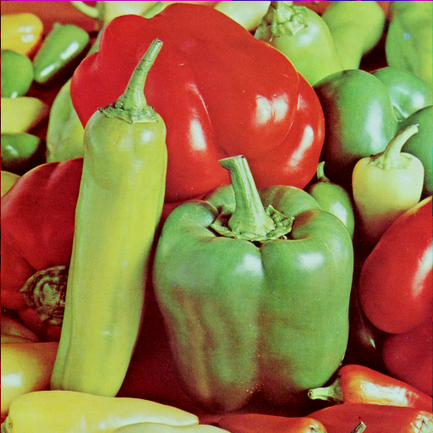
#> input picture images/peppers.png, 433 x 433 px, shrunk from 512 x 512 before the run
$ jupyter execute --allow-errors lab2.ipynb   (shell and % lines are left out)
#> lines starting #> are read from the running program, lines starting #| are printed output that depends on the picture; after the words box and inside, x2 and y2 are one past the last pixel; in counts of white or black regions, pixels touching at a corner belong together
### utils.py
def remove_noise(img):
    """
    Remove noise from the image

    Args:
    img: image to remove noise from (numpy array, RGB/BGR)

    Returns:
    img_: image with noise removed (numpy array, grayscale)
    """
    img_ = cv.cvtColor(img, cv.COLOR_BGR2GRAY)
    kernel = np.ones((5, 5), np.uint8)
    return cv.morphologyEx(img_, cv.MORPH_OPEN, kernel)

# [13 lines left out: function bounding_rect, not called in this run]

### lab2.ipynb
<a href="https://colab.research.google.com/github/kiko4902/24-25-lab-2/blob/main/lab2.ipynb" target="_parent"></a>

# Lab 2 - Color Spaces and Histograms

**This command must be run before starting to do each lab.**

[cell 1]
import numpy as np
import cv2 as cv
import matplotlib.pyplot as plt

## Color Spaces

In this lab, you'll get familiar with image color spaces. On the web and in general usage, most images are encoded as **RGB**: **R**ed, **G**reen, and **B**lue. OpenCV generally uses **BGR**: Blue, Green, Red.

This is just one of the many ways we can represent an image. In an RGB image, we get a pixel by mixing the three colors. We can get the same pixel by using different numbers and formulae to combine them. For instance, the **CMYK** color space encodes each pixel in 4 primary colors: **C**yan, **M**agenta, **Y**ellow and **K**ey (Black). Since printers use these primary colors, CMYK is often used when preparing images for print.

Not all color spaces consist only of primary colors. For instance, **HSV** (**H**ue, **S**aturation, **V**alue) stores the color in Hue, the color's intensity in Saturation, and the general brightness of that pixel in Value. The Hue portion is a number in [0, 179] (in OpenCV, usually it's an arc around a circle, so [0, 360)) where 0 is red, and the hue slowly shifts to green and then blue as you get to higher numbers.

*(source: https://en.wikipedia.org/wiki/HSL_and_HSV#/media/File:HSV_color_solid_cylinder_saturation_gray.png)*

You can think of the whole HSV color space as a cylinder. The height on the cylinder corresponds to how dark the pixel is, the distance from the center tells you how non-gray it is, and the angle tells you which color the pixel is.

There are many color spaces each with its uses. One other color space we'll mention in **YCbCr**. Y is the **luma** component, similar to the Value in HSV. Cb is the **blue-difference chroma component**, i.e. how blue should this pixel be tinted. Similarly, Cr is the **red-difference chroma component**, which tells you how much should a pixel be tinted red. Even with a different type of representation, each YCbCr is capable of showing all RGB images.

*(source: https://en.wikipedia.org/wiki/YCbCr#/media/File:CCD.png)*

The reason YCbCr is important is because of the human eye. Our eyes are much more sensitive to luminance than actual color differences. Therefore, when compressing images, it's better to compress the chroma components than luminance if you want the image to look the same to a human observer.  This is called **chroma subsampling** and is used heavily in image and video compression, including MPEG, JPEG, DVD and Blu-Rays, and many others.

**In OpenCV**

OpenCV supports a plethora of color spaces for images. The main function to convert color spaces is: [img = cv.cvtColor(img, code)](https://docs.opencv.org/master/d8/d01/group__imgproc__color__conversions.html#ga397ae87e1288a81d2363b61574eb8cab). The `code` tells OpenCV **from** which format to convert the image, as well as **to** which format. You can see all the color conversion codes [here](https://docs.opencv.org/master/d8/d01/group__imgproc__color__conversions.html#ga4e0972be5de079fed4e3a10e24ef5ef0). For example:

- cv.COLOR_BGR2YCrCb (BGR to YCbCr)
- cv.COLOR_YCrCb2BGR (back to BGR as the name suggests)
- cv.COLOR_RGB2HSV
- etc.

Note: You'll have to convert the image back to RGB if you want to use matplotlib to display it in its original form.

Not all color spaces always go from 0 to 255. For instance, in the HSV colorspace, **the values for the Hue channel can only be in the range [0, 180]**. Take a look at the following code block:

[cell 2]
hsv_range_img = np.zeros((30, 180, 3), dtype=np.uint8)
for i in range(180):
    hsv_range_img[:, i, :] = [i, 255, 255]

hsv_range_img = cv.cvtColor(hsv_range_img, cv.COLOR_HSV2RGB)
plt.imshow(hsv_range_img)
plt.xlabel('Hue')
plt.yticks([]);

Here, we have created an image containing each possible hue value from left to right by setting the Hue channel of the image to the x-axis value. You can use this as a guide for solving the assignments.

> ### Assignment 1: Modifying the Hue of an Image
>
> #### Overview
>
> Modifying the hue channel proves particularly valuable in scenarios requiring precise color adjustments or transformations. In the realm of digital media and photography, artists and photographers often leverage hue adjustments to create specific artistic effects or correct color casts. This includes transforming the overall color theme of an image, such as changing green foliage to autumnal hues, or neutralizing unwanted color tints caused by lighting conditions to ensure the natural colors of the subjects are accurately represented.
>
> #### Tasks
>
> 1. Load the image `peppers.png` from the `images` directory using OpenCV.
> 2. Convert the image to HSV.
> 3. Using addition or subtraction, modify the hue channel such that the red peppers become yellow. (Hint: You can use the HSV range image above.)
> 4. Display the resulting image as a regular RGB image.

[cell 3]
img = cv.imread('images/peppers.png')
#> img is the input picture: shape (433, 433, 3); mean B, G, R 66.5, 115.6, 149.8
hsv_img = cv.cvtColor(img, cv.COLOR_BGR2HSV)
#> hsv_img: shape (433, 433, 3); mean H, S, V 41.8, 162.2, 165.8

hsv_img[:, :, 0] = np.where(hsv_img[:, :, 0] < 20, hsv_img[:, :, 0] + 30, hsv_img[:, :, 0])
#> hsv_img: shape (433, 433, 3); mean H, S, V 52.5, 162.2, 165.8
hsv_img[:, :, 0] = np.where(hsv_img[:, :, 0] > 160, hsv_img[:, :, 0] - 150, hsv_img[:, :, 0])
#> hsv_img: shape (433, 433, 3); mean H, S, V 37.7, 162.2, 165.8

modified_img = cv.cvtColor(hsv_img, cv.COLOR_HSV2RGB)
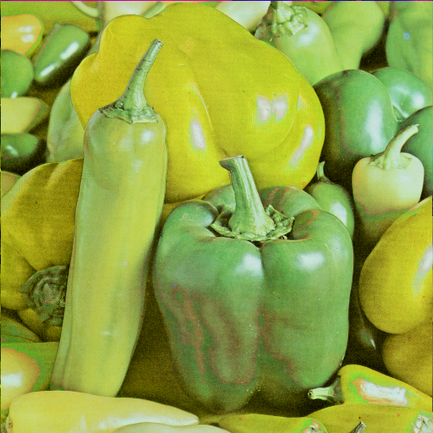
#> modified_img: shape (433, 433, 3); mean R, G, B 144.8, 164.1, 65.4
plt.imshow(modified_img)
plt.show()

> ### Assignment 2: HSV Thresholding
>
> #### Overview
>
> The HSV color space simplifies object detection by allowing for hue thresholding, which isolates objects based on their color, unaffected by lighting variations. This method is effective when the object's color stands out from its background, enabling straightforward and accurate identification.
>
> #### Tasks
>
> 1. Load the image `peppers.png` from the `images` directory using OpenCV.
> 2. Convert the image to HSV.
> 3. Using simple numpy thresholding, find a region of the image which contains the duck. Show the result
> 4. Apply `utils.remove_noise(img)` to remove the small extra regions captured by the thresholding. Show the result.
> 5. Apple `utils.bounding_rect(img)` to find a rectange which contains the highlighted region of the image.
> 6. Show the original image with a drawn rectangle corresponding to the bounding box.
>
> #### Tips
>
> The documentation for the two utility functions:
>
> `remove_noise(img)`
>
> Removes noise from an image using morphological opening.
>
> - **Parameters:**
>   - `img`: Input image in BGR/RGB color space.
> - **Returns:**
>   - The output is a grayscale image with reduced noise.
> - **Description:**
>   - This function first converts the input image from BGR to grayscale. It then applies a morphological opening operation, which is an erosion followed by a dilation using a 5x5 kernel. This process helps in removing small noise points and smoothens the image.
>
> `bounding_rect(img)`
>
> Finds the bounding rectangle of the largest contour in an image.
>
> - **Parameters:**
>   - `img`: Input grayscale image. It's expected that the image preprocessing steps have already been applied to highlight the contours.
> - **Returns:**
>   - A tuple `(x, y, w, h)` representing the top-left corner coordinates `(x, y)`, and the width `w` and height `h` of the rectangle.
> - **Description:**
>   - The function converts the input image to grayscale and then finds contours using the external retrieval mode and simple chain approximation. It calculates the bounding rectangle for the first (largest) contour. This function is useful for object detection and localization within an image.

[cell 4]
img2 = cv.imread('images/ducks.jpg')
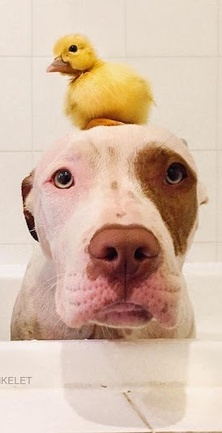
#> input picture images/ducks.jpg, 222 x 433 px, shrunk from 262 x 512 before the run
#> img2 is the input picture: shape (433, 222, 3); mean B, G, R 166.2, 185.9, 212.3
hsv_img2 = cv.cvtColor(img2, cv.COLOR_BGR2HSV)
#> hsv_img2: shape (433, 222, 3); mean H, S, V 14.8, 63.5, 212.3

modified_img2 = cv.cvtColor(hsv_img2, cv.COLOR_HSV2RGB)
plt.imshow(modified_img2)
plt.show()

[cell 5]
import utils
import cv2 as cv
import numpy as np

lower_yellow = np.array([20, 100, 100])
upper_yellow = np.array([40, 255, 255])

mask = cv.inRange(hsv_img2, lower_yellow, upper_yellow)
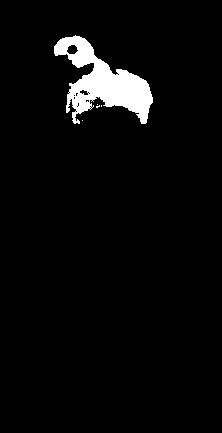
#> mask: shape (433, 222); 4% white; 5 white regions (4 under 20 px), largest, box (x1, y1, x2, y2) and area: (54, 35, 153, 124) 3813

result = cv.bitwise_and(img2, img2, mask=mask)

plt.imshow(cv.cvtColor(result, cv.COLOR_BGR2RGB))
plt.show()

#> (a cell that did not finish here is left out)

#> (a cell that did not finish here is left out)

## Thresholding and Image Histograms

Thresholding is a simple, yet powerful, technique used to separate objects from the background in grayscale images. It involves selecting a threshold value, and then converting all pixels above this value to one intensity (often white or the maximum value) and all pixels below it to another (often black or zero). This creates a binary image, making it easier to identify and isolate objects of interest. Thresholding is particularly effective when there's a clear distinction in intensity between the objects and the background.

There are several types of thresholding:
- **Global Thresholding:** Applies a single threshold value to the entire image. This method is straightforward but works best when the image has high contrast and uniform lighting.
- **Adaptive Thresholding:** Calculates different thresholds for different regions of the image, which is useful for images with varying lighting conditions.
- **Otsu’s Thresholding:** An advanced method that automatically determines the optimal threshold value by maximizing the between-class variance, which is discussed in more detail below.

### Image Histograms
An image histogram is a graphical representation of the distribution of pixel intensities in an image. For grayscale images, the x-axis represents the possible intensity values (typically 0 to 255 for 8-bit images), and the y-axis represents the number of pixels at each intensity. Histograms provide insight into the contrast, brightness, and intensity distribution of an image, which are crucial for tasks like thresholding.

In the context of thresholding, analyzing the histogram can help in selecting an appropriate threshold value. For example, in a bimodal histogram (one that has two distinct peaks), the ideal threshold would likely be somewhere between the two peaks, separating the two dominant groups of pixel intensities.

[cell 8]
img_orig = cv.imread('images/peppers.png')
img = cv.cvtColor(img_orig, cv.COLOR_BGR2HSV)
img = img[:, :, 0]
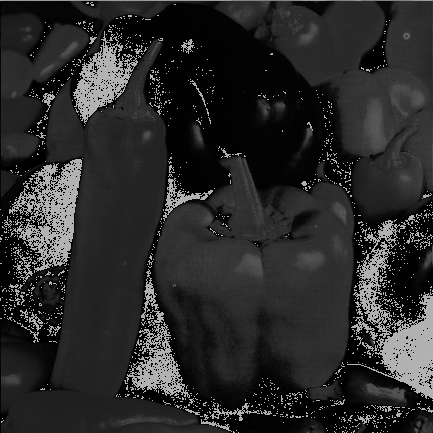
#> img: shape (433, 433); min 0, max 179, mean 41.8

# Show the image

plt.imshow(cv.cvtColor(img_orig, cv.COLOR_BGR2RGB))
plt.axis('off')
plt.show()

# Show the image's hue

plt.hist(img.ravel(), 180, [0, 180])
plt.xlim([0, 180])

plt.title('Histogram of Hue')
plt.ylabel('Frequency')
plt.show()
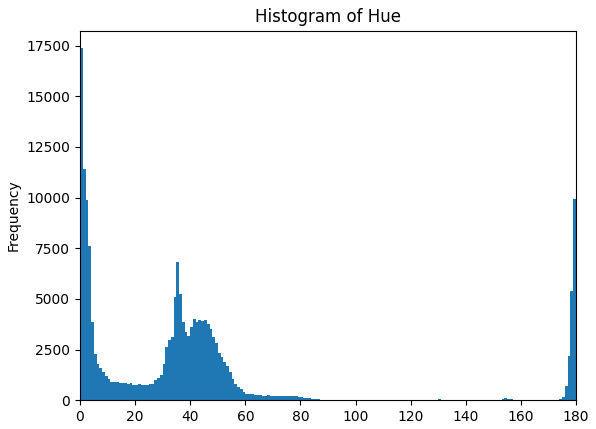
#> figure drawn by matplotlib, 1 panel; tallest bar 17374 high, from x = 0 to 1

> ### Assignment 3: Thresholding Based on Histograms
>
> #### Introduction: Question
>
> Using your own language, interpret the following regions of the histogram and write down which parts of the image they belong to:
>
> 1) 160-20
> 2) 20-40
> 2) 40-100
>
> (Remember the hue range image from above.)

[cell 9]
# 1) 160 - 20 - red peppers
# 2) 20 - 40 - yellow peppers
# 3) 40 - 100 - green peppers

> #### Tasks
>
> 1. Using the histogram above, try to estimate a good threshold to separate the green peppers from the red peppers.
> 2. Threshold the image using the estimated threshold.

[cell 10]
threshold = 25

ret, thresholded_image = cv.threshold(img, threshold, 255, cv.THRESH_BINARY)
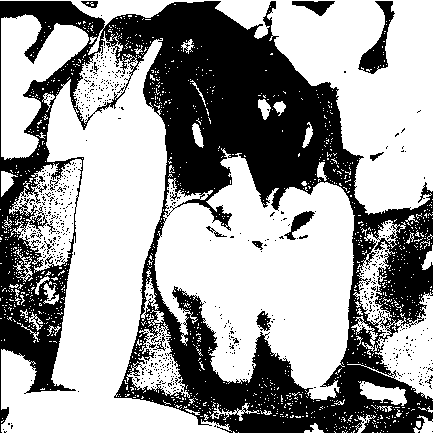
#> thresholded_image: shape (433, 433); 61.8% white; 616 black regions (599 under 20 px), largest, box (x1, y1, x2, y2) and area: (0, 1, 433, 433) 68092, (358, 1, 395, 74) 921, (292, 1, 335, 16) 333
#> ret = 25

plt.imshow(thresholded_image, cmap='gray')
plt.axis('off')
plt.show()

### Otsu's Thresholding

Otsu's method is an automatic thresholding technique that selects the threshold to minimize the intra-class variance or, equivalently, to maximize the inter-class variance. It's particularly useful when the histogram of the image has a bimodal distribution, as it effectively finds a threshold that separates the two classes (foreground and background) most distinctly. Implementing Otsu’s algorithm involves iterating through all possible threshold values and calculating the variance for each, then selecting the threshold that yields the highest between-class variance.

You can see this visually here:

This visualisation show's a histogram of some image. Notice that the histogram's distribution is bimodal, i.e. it is a sum of two normal distributions, with two peaks around x=10 and x=160.

The optimal threshold lies in between the two peaks. Otsu's method is a numerical way to calculate this threshold.

Otsu's method calculates the intra-class variance for each possible threshold value. Here, the classes are defined as pixels below the threshold (class 0) and pixels above the threshold (class 1). The intra-class variance $\sigma _{w}^{2}(t)$ for a threshold $t$ can be calculated as:

$$\sigma _{w}^{2}(t)=\omega _{0}(t)\sigma _{0}^{2}(t)+\omega _{1}(t)\sigma _{1}^{2}(t),$$

where $\omega _{0}$ $\omega _{1}$ are the probabilities of the two classes separated by a threshold $t$, and $\sigma _{0}^{2}$, $\sigma _{1}^{2}$ are variances of these two classes.

Here is how you can calculate each term:

- $\omega _{1}(t)$ is the probability that a pixel in the image falls in class 1. Therefore, you can calculate is as number of pixels in class 1 divided by total number of pixels.
- $\sigma _{1}^{2}(t)$ is the variance of all pixels in class 1. You can use `np.var(pixels)` to calculate the variance.

The Otsu method works by going through each possible threshold value and calculating the intra-class variance for the threshold. In the end, the threshold for the minimum intra-class variance is chosen.

<br />

> ### Assignment 4: Implement Otsu Thresholding
>
> 1. Using the description above and only numpy functions, implement a function which will return the Otsu threshold given some grayscale image.
> 2. Test the function on the image `images/sudoku_1.jpg`.
> 3. Use [OpenCV's built-in Otsu thresholding function](https://docs.opencv.org/4.x/d7/d4d/tutorial_py_thresholding.html) to do the same. Compare the two > threshold values.
>
> Note: On the internet you will find different ways of implementing the function, using histograms and/or int**er**-class variance. The one mentioned > > above (using two classes and calculating the variance with numpy) is the easiest to implement with numpy.

[cell 11]
def otsu_threshold(img):
  '''
  img: input image (grayscale)
  return: threshold value
  '''
  rows, cols = img.shape
  min_variance = float('inf')
  best_threshold = 0

  for threshold in range(1, 256):
    class_1_pixels = img[img >= threshold]
    class_0_pixels = img[img < threshold]

    if len(class_1_pixels) == 0 or len(class_0_pixels) == 0:
      continue

    omega_1 = len(class_1_pixels) / (rows * cols)
    omega_0 = len(class_0_pixels) / (rows * cols)

    variance_1 = np.var(class_1_pixels) if len(class_1_pixels) > 0 else 0
    variance_0 = np.var(class_0_pixels) if len(class_0_pixels) > 0 else 0

    weighted_variance = omega_0 * variance_0 + omega_1 * variance_1

    if weighted_variance < min_variance:
      min_variance = weighted_variance
      best_threshold = threshold

  return best_threshold

[cell 12]
img = cv.imread('images/sudoku_1.jpg', cv.IMREAD_GRAYSCALE)
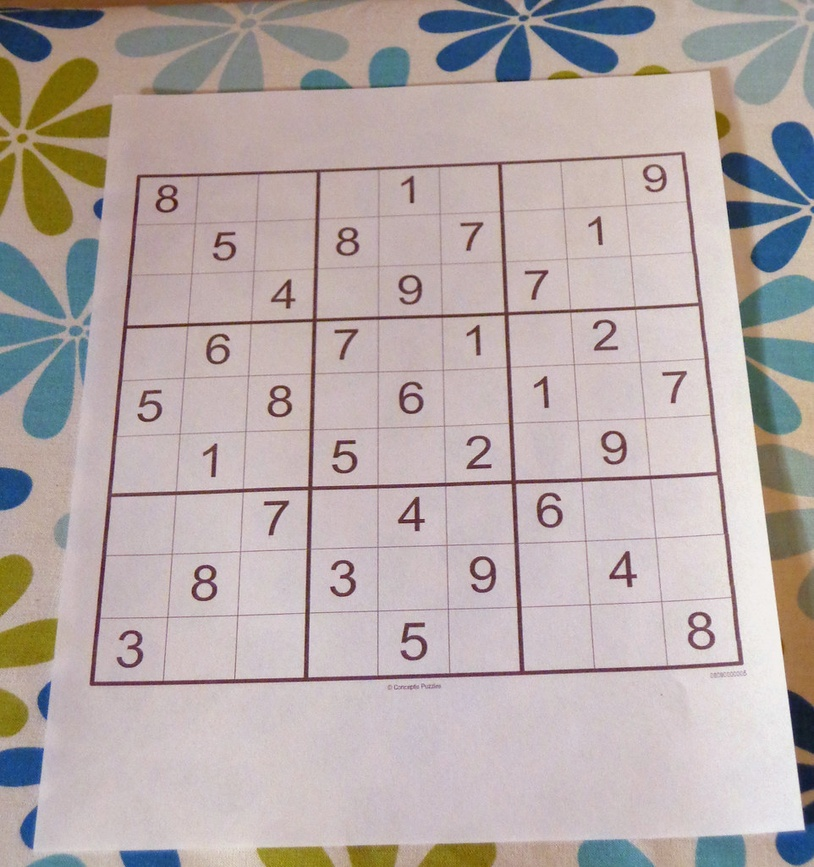
#> input picture images/sudoku_1.jpg, 814 x 867 px, shrunk from 962 x 1024 before the run
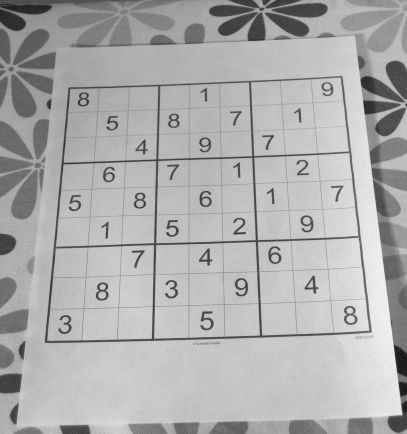
#> img: shape (867, 814) (shown at 1/2 size); min 21, max 246, mean 173.2

my_threshold = otsu_threshold(img)
#> the loop in otsu_threshold, `for threshold in range(1, 256):` made 255 passes
#> (class_0_pixels, omega_1, omega_0, variance_1, variance_0, weighted_variance, min_variance) on passes 22 to 24: ([21], 1, 1.42e-06, 1646.4, 0, 1646.4, 1646.4), ([22, 22, 21, 22], 1, 5.67e-06, 1646.3, 0.188, 1646.3, 1646.3), ([22, 23, 23, 23, 23, 22, 23, 23, 23, 21, 22, 23], 1, 1.7e-05, 1646.1, 0.41, 1646.1, 1646.1)
#> after the loop in otsu_threshold, `for threshold in range(1, 256):`: best_threshold = 145; min_variance = 386.2
#> my_threshold = 145
ret, thresholded_image = cv.threshold(img, 0, 255, cv.THRESH_BINARY + cv.THRESH_OTSU)
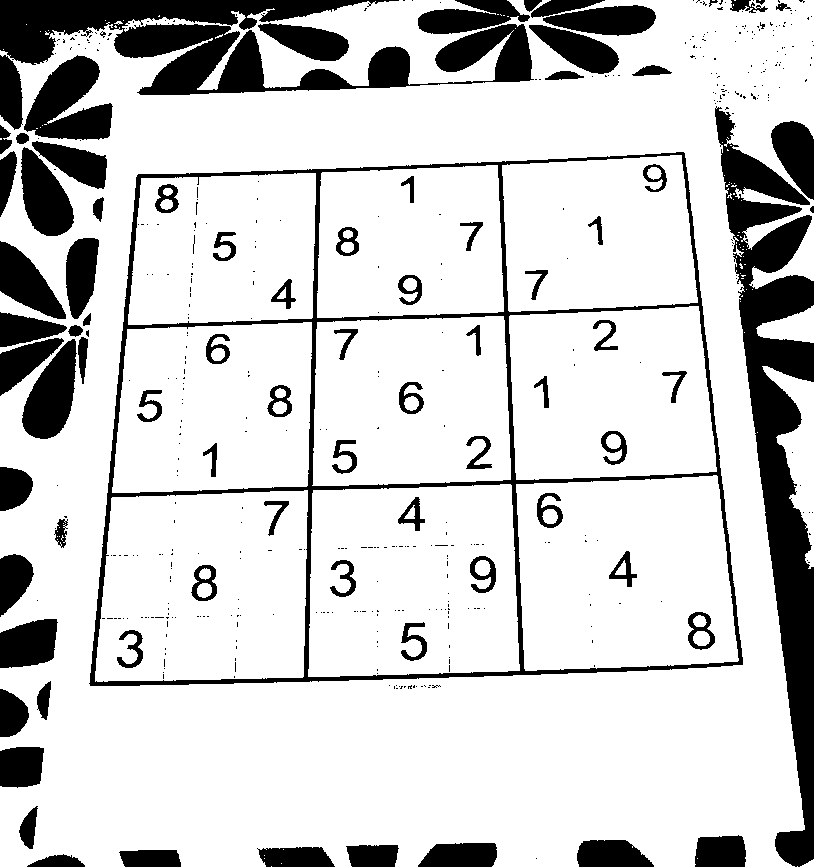
#> thresholded_image: shape (867, 814); 81.3% white; 483 black regions (402 under 20 px), largest, box (x1, y1, x2, y2) and area: (715, 106, 814, 867) 26934, (0, 0, 534, 95) 22923, (89, 152, 743, 686) 17543
#> ret = 144

print(f"My Otsu threshold: {my_threshold}")
#| My Otsu threshold: 145
print(f"OpenCV Otsu threshold: {ret}")
#| OpenCV Otsu threshold: 144.0

## Histogram Equalization

Take a look at the following image and its histogram:

[cell 13]
img = cv.imread('images/driving.jpg')
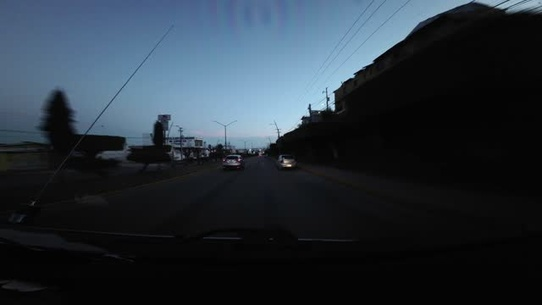
#> input picture images/driving.jpg, 542 x 305 px, shrunk from 640 x 360 before the run
#> img is the input picture: shape (305, 542, 3); mean B, G, R 58.9, 49.6, 39.5
img = cv.cvtColor(img, cv.COLOR_BGR2RGB)
#> (the rest of the program and of its run is left out)
